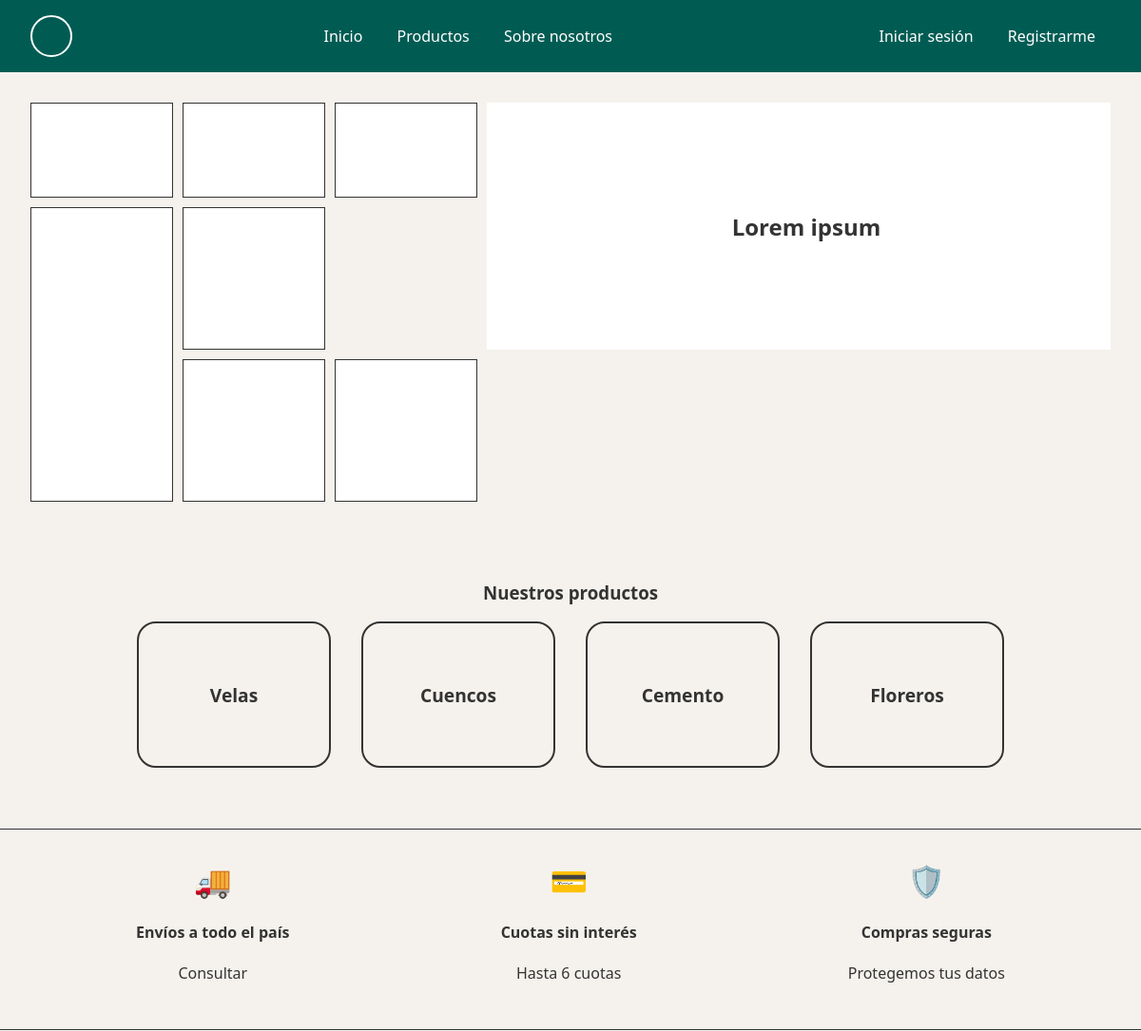
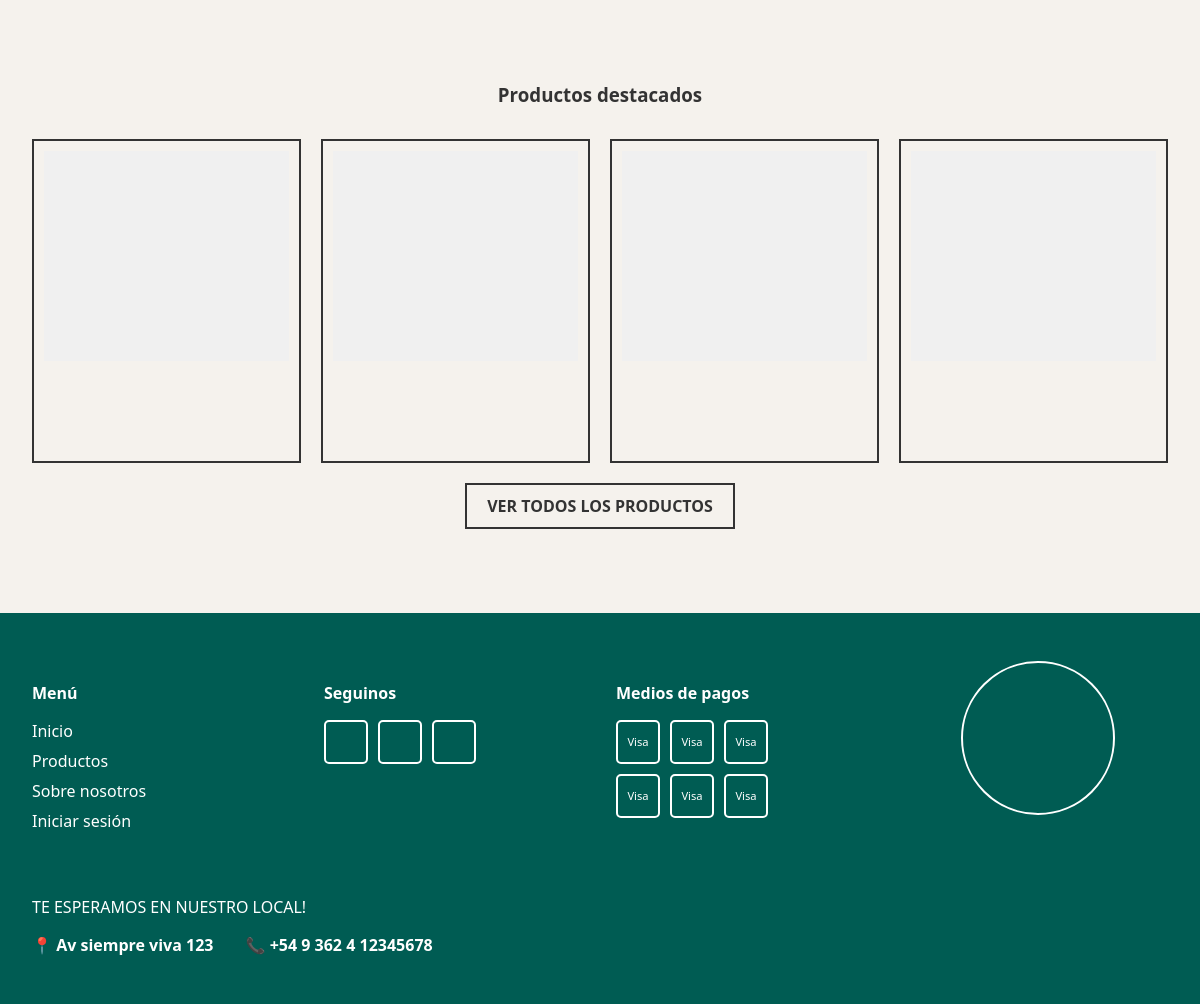
The app's page /, older data (2 pictures, top to bottom).
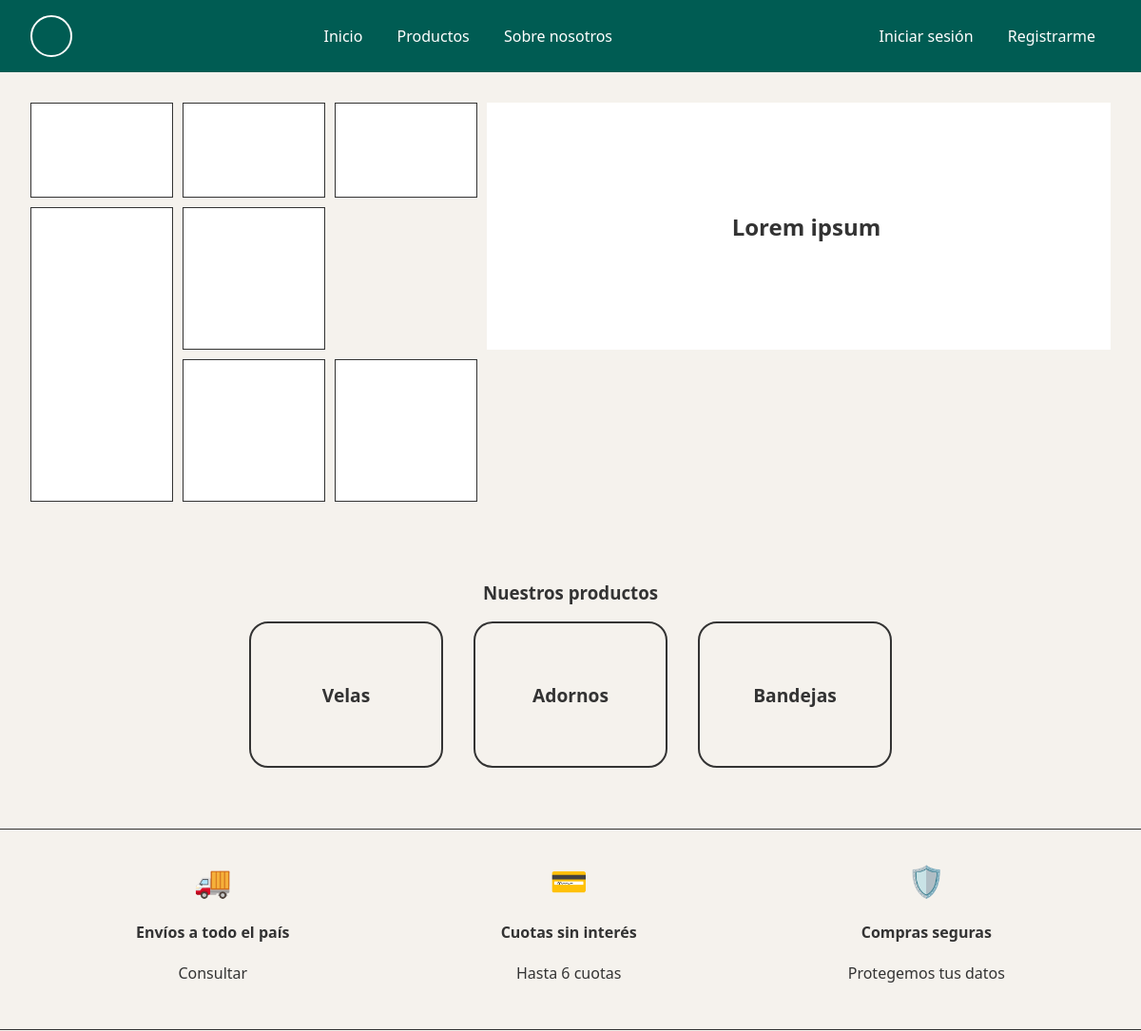
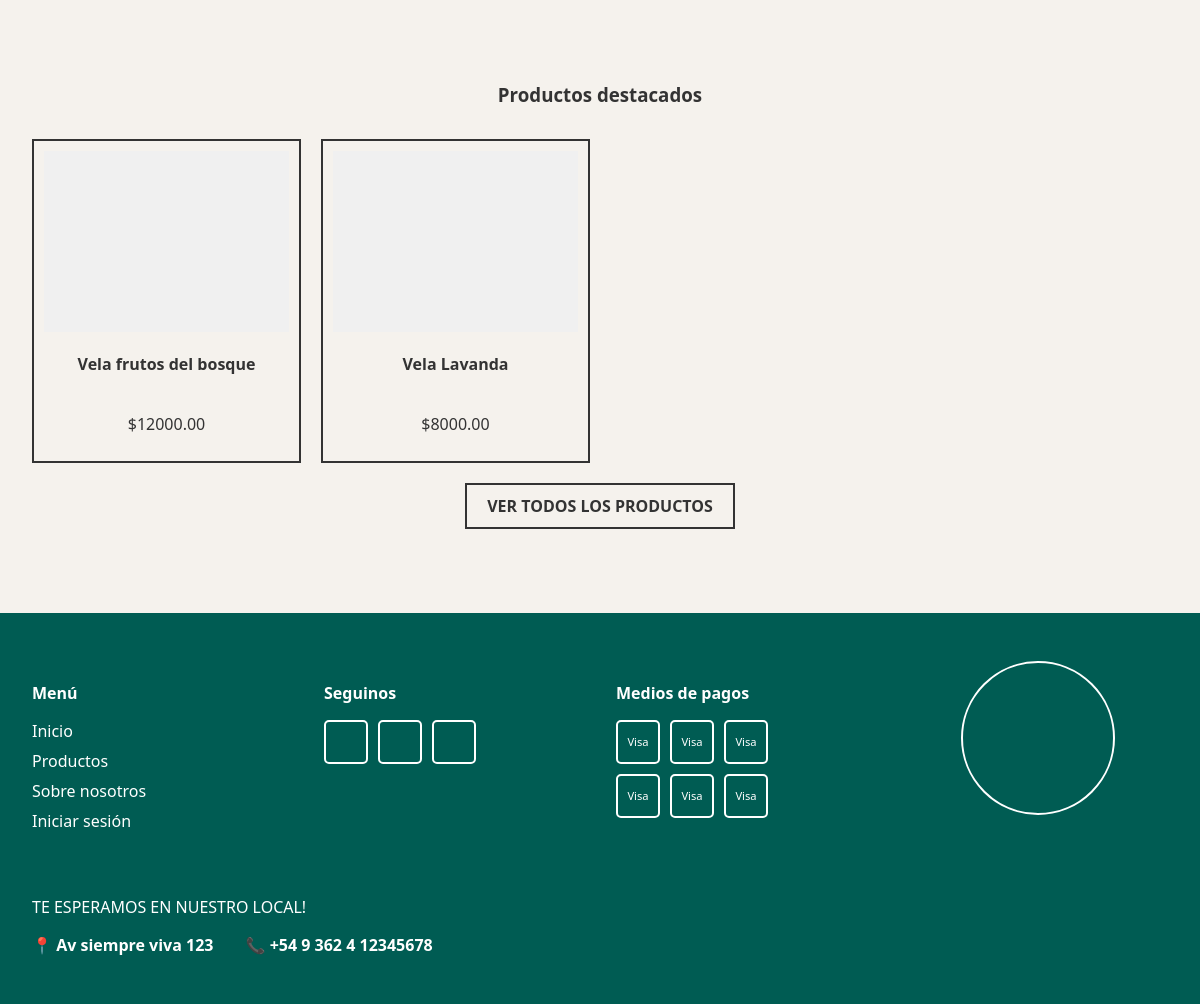
The same page, newer data (2 pictures, top to bottom).
### products/models.py (models this page shows, shortened)
class Category(models.Model):
    name = models.CharField(max_length=255)
    description = models.TextField(blank=True, null=True)

class Product(models.Model):
    class CategoryEnum(models.TextChoices): # Kept for reference but using FK as requested
        pass
    name = models.CharField(max_length=255)
    price = models.DecimalField(max_digits=10, decimal_places=2)
    description = models.TextField()
    stock = models.IntegerField()
    category = models.ForeignKey(Category, on_delete=models.CASCADE, related_name='products')
    image = models.ImageField(upload_to='products/', blank=True, null=True)
    discount_percentage = models.PositiveIntegerField(default=0)

### core/views.py (the view)
# urls.py: path('', views.home, name='home'),
def home(request):
    categories = Category.objects.all()
    featured_products = Product.objects.all()[:4]
    return render(request, 'core/home.html', {
        'categories': categories,
        'featured_products': featured_products
    })

### templates/core/home.html (shortened to what this page needs)
{% extends 'base.html' %}
{% load static %}
{% block content %}
<section class="hero-grid">
    <div class="hero-item item-1"></div>
    <div class="hero-item item-2"></div>
    <div class="hero-item item-3"></div>
    <div class="hero-item item-4">
        <h2>Lorem ipsum</h2>
    </div>
    <div class="hero-item item-5"></div>
    <div class="hero-item item-6"></div>
    <div class="hero-item item-7"></div>
    <div class="hero-item item-9"></div>
</section>
<section class="categories-section">
    <h3>Nuestros productos</h3>
    <div class="categories-grid">
        {% for category in categories %}
        <div class="category-card">
            <h4>{{ category.name }}</h4>
        </div>
        {% empty %}
        <div class="category-card">
            <h4>Velas</h4>
        </div>
        <div class="category-card">
            <h4>Cuencos</h4>
        </div>
        <div class="category-card">
            <h4>Cemento</h4>
        </div>
        <div class="category-card">
            <h4>Floreros</h4>
        </div>
        {% endfor %}
    </div>
</section>
<section class="features-section">
    <div class="feature-item">
        <div class="icon-placeholder">🚚</div>
        <h4>Envíos a todo el país</h4>
        <p>Consultar</p>
    </div>
    <div class="feature-item">
        <div class="icon-placeholder">💳</div>
        <h4>Cuotas sin interés</h4>
        <p>Hasta 6 cuotas</p>
    </div>
    <div class="feature-item">
        <div class="icon-placeholder">🛡️</div>
        <h4>Compras seguras</h4>
        <p>Protegemos tus datos</p>
    </div>
</section>
<section class="featured-section">
    <h3>Productos destacados</h3>
    <div class="featured-grid">
        {% for product in featured_products %}
        <div class="product-card">
            <div class="product-image-placeholder"></div>
            <h4>{{ product.name }}</h4>
            <p>${{ product.price }}</p>
        </div>
        {% empty %}
        <div class="product-card">
            <div class="product-image-placeholder"></div>
        </div>
        <div class="product-card">
            <div class="product-image-placeholder"></div>
        </div>
        <div class="product-card">
            <div class="product-image-placeholder"></div>
        </div>
        <div class="product-card">
            <div class="product-image-placeholder"></div>
        </div>
        {% endfor %}
    </div>
    <div class="action-button-container">
        <a href="#" class="btn-primary">Ver todos los productos</a>
    </div>
</section>
{% endblock %}

Row changes from the older to the newer data that the page shows:
added Category: name "Velas"
added Category: name "Adornos"
added Category: name "Bandejas"
added Product: name "Vela frutos del bosque", price "12000.00"
added Product: name "Vela Lavanda", price "8000.00"
Text that changed along with them:
text no longer shown: "Velas Cuencos Cemento Floreros"
